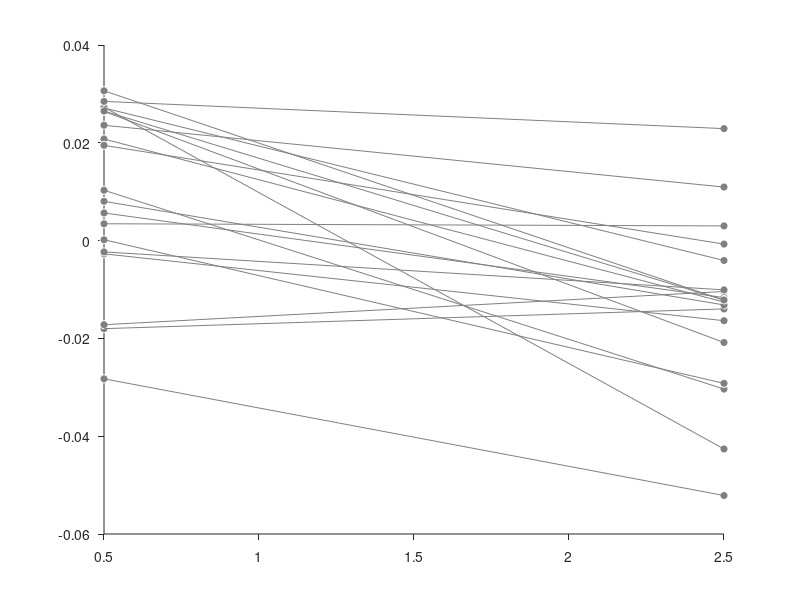

The MATLAB source for this figure: (Note: this script raises an error after producing the figure.)
%% clear contents and add function folder with subfolders

clear
close all
clc

homedir = mfilename('fullpath');
funcdir = [homedir(1:end-14) 'functions'];
addpath(genpath(funcdir))

%% load the data

load data_fig3f.mat

% Relevant variables are:
% conn_instr: Correlation of stimulus and action decoders, averaged across all visual-motor ROI pairs.
% conn_instr: Correlation of stimulus and action decoders, averaged across all auditory-motor ROI pairs. Here the stimulus decoder was trained and projected onto auditory cortex (as a control)

%% compare and plot 
figure

sub2plot = 17; %the example participant
conn = conn_instr-conn_audi_instr;

plot(0.5,squeeze(conn(:,1)),'wo','MarkerFaceColor',[1 1 1]*.5)
hold on
plot(2.5,squeeze(conn(:,2)),'wo','MarkerFaceColor',[1 1 1]*.5)
plot([0.5 2.5],conn,'Color',[1 1 1]*.5)
box off
set(gca,'tickdir','out')
bar(squeeze(rmean(conn)),'EdgeColor','none')
set(gca,'fontsize',15,'xtick',[])

plot([0.5 2.5],conn(sub2plot,:),'Color','r') %plot example subject
wse(conn(~isnan(sum(conn,2)),:),1); %error bars

stats = permtestnds(conn(:,1), zeros(size(conn(:,1))), 10000,0.05,'right');
text(1,0.02,['p = ' num2str(stats.p)],'HorizontalAlignment','center')

stats = permtestnds(conn(:,2), zeros(size(conn(:,2))), 10000,0.05,'left');
text(2,-0.02,['p = ' num2str(stats.p)],'HorizontalAlignment','center')

stats = permtestnds(conn(:,1), conn(:,2), 10000,0.05,'right');
title(['p = ' num2str(stats.p)])

set(gca,'fontsize',15,'xtick',1:2)
xlabel('Rule')


